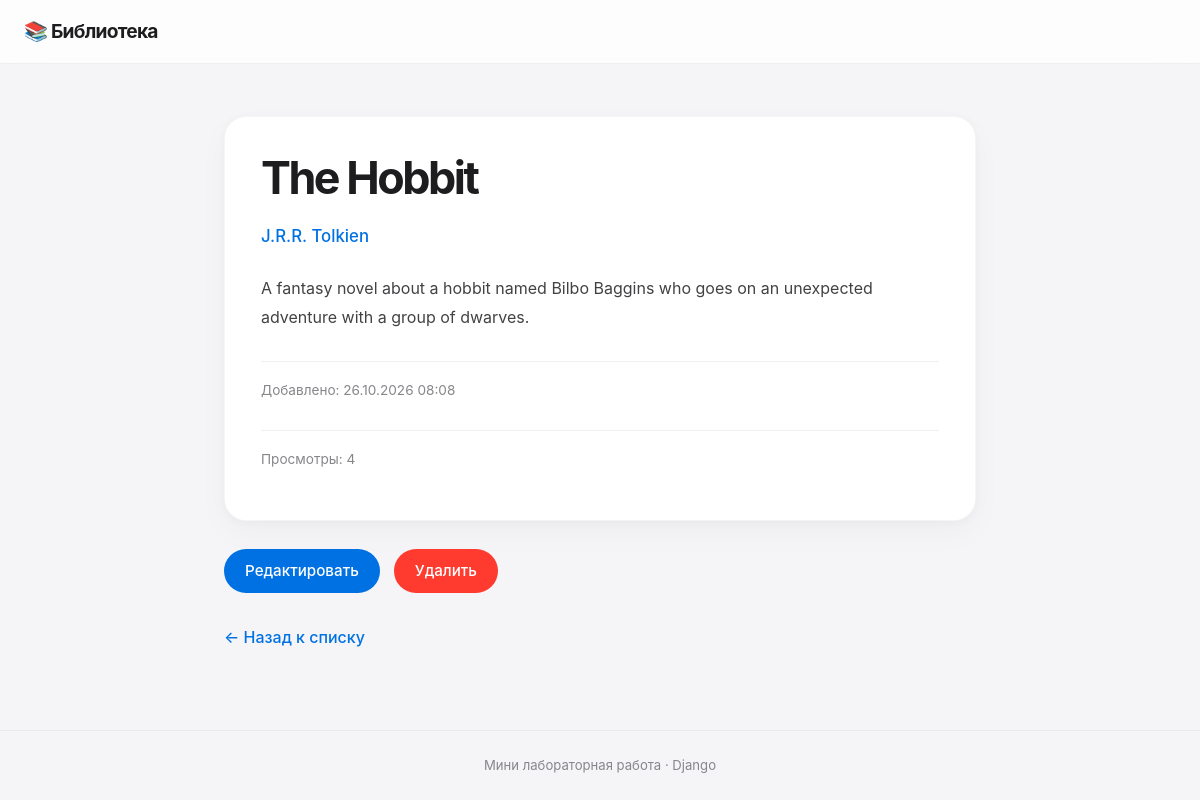
Page /7/ on the committed database.
### books/models.py (models this page shows, shortened)
class Book(models.Model):
    title = models.CharField(max_length=200)
    author = models.CharField(max_length=100)
    description = models.TextField(blank=True)
    created_at = models.DateTimeField(auto_now_add=True)
    likes = models.PositiveIntegerField(default=0)

### books/views.py (the view)
# urls.py: path("<int:pk>/", views.book_detail, name="book_detail"),
def book_detail(request, pk):
    book = get_object_or_404(Book, pk=pk)
    Book.objects.filter(pk=pk).update(likes=F("likes") + 1)
    book.refresh_from_db()
    return render(request, "books/book_detail.html", {"book": book})

### books/templates/books/book_detail.html
{% extends 'books/base.html' %}{% block title %}{{ book.title }}{% endblock %}
{% block content %}
<article class="book-card">
    <h1>{{ book.title }}</h1>
    <p class="author">{{ book.author }}</p>
    <p class="description">
        {{ book.description|default:"Описание пока не добавлено." }}
    </p>
    <p class="date">Добавлено: {{ book.created_at|date:"d.m.Y H:i" }}</p>
    <p class="date">Просмотры: {{ book.likes }}</p>
</article>
<div class="actions">
  <a href="{% url 'book_update' book.pk %}" class="btn">Редактировать</a>
  <a href="{% url 'book_delete' book.pk %}" class="btn btn-danger">Удалить</a>
</div>
<a href="{% url 'book_list' %}" class="back-link">← Назад к списку</a>
{% endblock %}

### books/static/books/style.css (style rules this page uses)
:root { color-scheme: light; --bg: #f5f5f7; --card: #ffffff; --text: #1d1d1f; --muted: #86868b; --accent: #0071e3; --accent-dark: #0077ed; --border: #d2d2d7; --danger: #ff3b30; --radius: 18px; --radius-sm: 12px; --shadow: 0 2px 8px rgb(0 0 0 / 3%), 0 12px 32px rgb(0 0 0 / 3%); }
* { box-sizing: border-box; }
html { scroll-behavior: smooth; }
body { min-height: 100vh; margin: 0; display: flex; flex-direction: column; background: var(--bg); color: var(--text); font-family: -apple-system, BlinkMacSystemFont, "SF Pro Display", "SF Pro Text", "Segoe UI", sans-serif; font-size: 16px; line-height: 1.6; -webkit-font-smoothing: antialiased; -moz-osx-font-smoothing: grayscale; }
h1 { margin: 0 0 32px; font-size: clamp(2rem, 5vw, 2.8rem); font-weight: 700; line-height: 1.12; letter-spacing: -0.055em; }
.book-card { padding: 36px; background: var(--card); border: 1px solid rgb(0 0 0 / 4%); border-radius: 22px; box-shadow: var(--shadow); }
.book-card h1 { margin-bottom: 20px; }
.book-card .author { margin: 0 0 24px; color: var(--accent); font-size: 1.05rem; font-weight: 550; }
.book-card .description { margin: 24px 0; color: #424245; font-size: 1rem; line-height: 1.85; overflow-wrap: anywhere; }
.book-card .date { display: block; margin-top: 28px; padding-top: 18px; color: var(--muted); font-size: 0.85rem; border-top: 1px solid #f0f0f2; }
.back-link { display: inline-flex; align-items: center; gap: 6px; margin-top: 24px; color: var(--accent); font-weight: 550; text-decoration: none; transition: color 0.2s ease; }
.btn { display: inline-flex; align-items: center; justify-content: center; gap: 8px; min-height: 44px; padding: 11px 20px; margin: 0 4px 8px 0; background: var(--accent); color: #fff; border: 1px solid transparent; border-radius: 980px; font: inherit; font-size: 0.95rem; font-weight: 550; line-height: 1.3; text-align: center; text-decoration: none; white-space: nowrap; cursor: pointer; user-select: none; -webkit-tap-highlight-color: transparent; transition: background-color 0.2s ease, color 0.2s ease, border-color 0.2s ease, box-shadow 0.2s ease, transform 0.15s ease; }
.btn-danger { background: var(--danger); color: #fff; }
.actions { display: flex; align-items: center; flex-wrap: wrap; gap: 10px; margin-top: 28px; }

### rows in the picture
Book: title "The Hobbit", author "J.R.R. Tolkien", description "A fantasy novel about a hobbit named Bilbo Baggins who goes on an unexpected adventure with a group of dwarves.", created_at "26.10.2026 08:08", likes "4"
